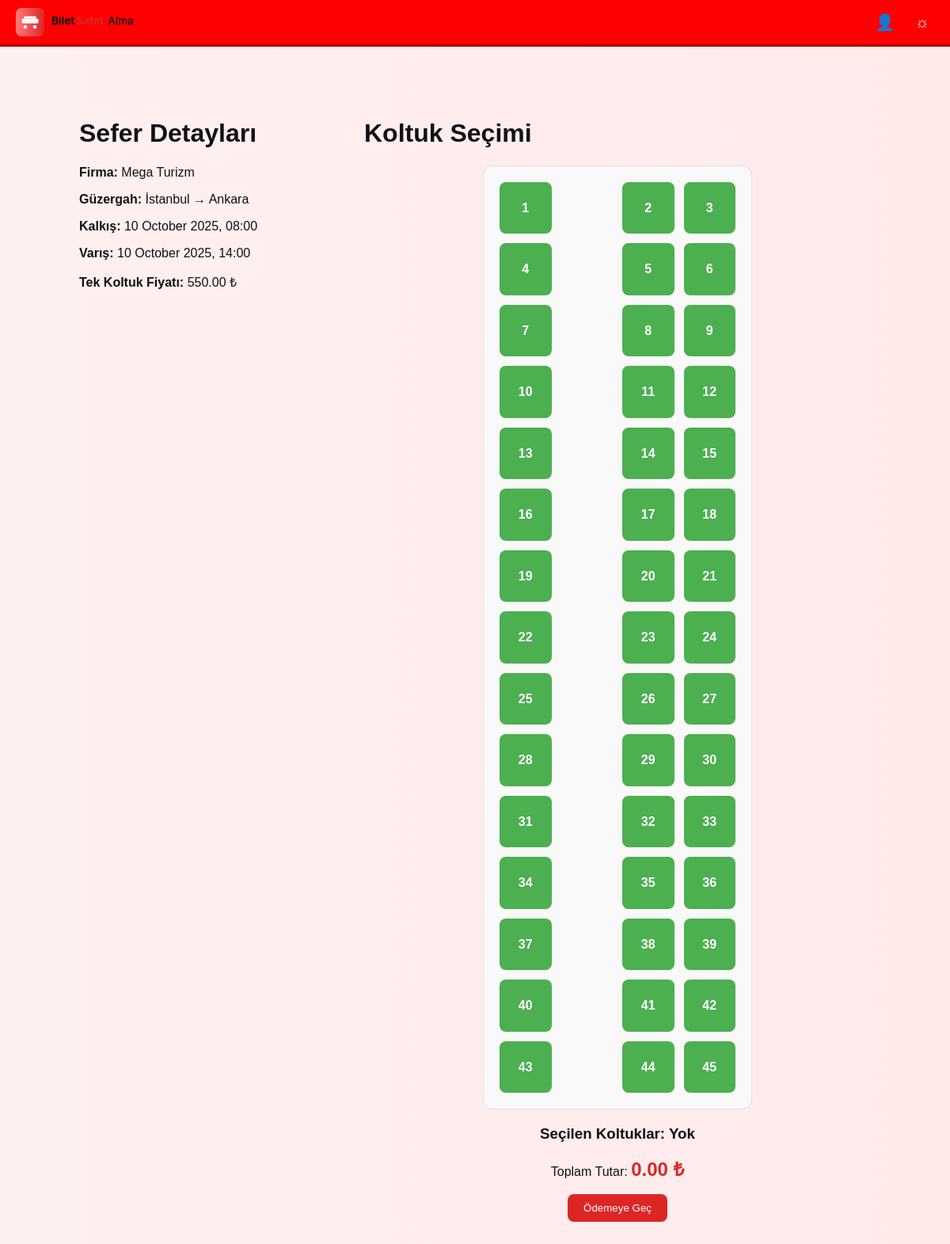
Page /sefer_detay.php?trip_id=TRP68f91e9806522 on the committed database.
### tables this page shows
CREATE TABLE Trips (
            id TEXT PRIMARY KEY,
            company_id TEXT NOT NULL,
            destination_city TEXT NOT NULL,   
            arrival_time DATETIME NOT NULL,
            departure_time DATETIME NOT NULL,
            departure_city TEXT NOT NULL,
            price REAL NOT NULL,
            capacity INT NOT NULL,
            created_date TIMESTAMP DEFAULT CURRENT_TIMESTAMP,
            FOREIGN KEY(company_id) REFERENCES Bus_Company(id) ON DELETE CASCADE
        );

CREATE TABLE Bus_Company (
            id TEXT PRIMARY KEY,
            name TEXT UNIQUE NOT NULL,
            logo_path TEXT,
            created_at TIMESTAMP DEFAULT CURRENT_TIMESTAMP
        );

### sefer_detay.php (the view, shortened to what this page needs)
<?php
$db = new PDO('sqlite:database.db');
$db->setAttribute(PDO::ATTR_ERRMODE, PDO::ERRMODE_EXCEPTION);
$trip_id = $_GET['trip_id'] ?? null;
try {
    $stmt_trip = $db->prepare("
        SELECT t.*, c.name AS company_name
        FROM Trips t
        JOIN Bus_Company c ON t.company_id = c.id
        WHERE t.id = :trip_id
    ");
    $stmt_trip->execute([':trip_id' => $trip_id]);
    $trip = $stmt_trip->fetch(PDO::FETCH_ASSOC);
    $stmt_seats = $db->prepare("
        SELECT bs.seat_number
        FROM Booked_Seats bs
        JOIN Tickets t ON bs.ticket_id = t.id
        WHERE t.trip_id = :trip_id AND t.status = 'active'
    ");
    $stmt_seats->execute([':trip_id' => $trip_id]);
    $booked_seats = $stmt_seats->fetchAll(PDO::FETCH_COLUMN);
} catch (PDOException $e) {
    die("Veritabanı hatası: " . $e->getMessage());
}
$total_seats = $trip['capacity'];
?>
<!DOCTYPE html>
<html lang="tr">
<head>
    <link rel="stylesheet" href="assets/style.css">
    <link rel="stylesheet" href="assets/sefer_detay.css">
</head>
<body class="<?= (isset($_COOKIE['theme']) && $_COOKIE['theme'] === 'dark') ? 'dark' : '' ?>">
<?php include __DIR__ . '/partials/navbar.php'; ?>
<div class="container">
    <div class="seat-selection-container">
        <div class="trip-details">
            <h1>Sefer Detayları</h1>
            <p><strong>Firma:</strong> <?= htmlspecialchars($trip['company_name']) ?></p>
            <p><strong>Güzergah:</strong> <?= htmlspecialchars($trip['departure_city']) ?> → <?= htmlspecialchars($trip['destination_city']) ?></p>
            <p><strong>Kalkış:</strong> <?= date('d F Y, H:i', strtotime($trip['departure_time'])) ?></p>
            <p><strong>Varış:</strong> <?= date('d F Y, H:i', strtotime($trip['arrival_time'])) ?></p>
            <p><strong>Tek Koltuk Fiyatı:</strong> <?= number_format($trip['price'], 2) ?> ₺</p>
        </div>
        <div class="seat-map-container">
            <h1>Koltuk Seçimi</h1>
            <form id="booking-form" action="payment.php" method="POST">
                <div class="seat-map">
                    <?php
                    $seat_number = 1;
                    while ($seat_number <= $total_seats) {
                        $is_booked = in_array($seat_number, $booked_seats);
                        echo '<div class="seat ' . ($is_booked ? 'booked' : 'empty') . '" data-seat-number="' . $seat_number . '">' . $seat_number . '</div>';
                        $seat_number++;
                        echo '<div class="aisle-space"></div>';
                        for ($i = 0; $i < 2; $i++) {
                            if ($seat_number <= $total_seats) {
                                $is_booked = in_array($seat_number, $booked_seats);
                                echo '<div class="seat ' . ($is_booked ? 'booked' : 'empty') . '" data-seat-number="' . $seat_number . '">' . $seat_number . '</div>';
                                $seat_number++;
                            } else {
                                echo '<div class="aisle-space"></div>';
                            }
                        }
                    }
                    ?>
                </div>
                <div class="summary">
                    <h3>Seçilen Koltuklar: <span id="selected-seats-display">Yok</span></h3>
                    <p>Toplam Tutar: <strong id="total-price-display">0.00 ₺</strong></p>
                    <button class="btn" type="submit" id="submit-button" disabled>Ödemeye Geç</button>
                </div>
            </form>
        </div>
    </div>
</div>
</body>
</html>

### assets/style.css (style rules this page uses)
body { font-family: 'Arial', sans-serif; margin: 0; padding: 0; background: linear-gradient(to right, #fff0f0, #ffeaea); color: #111; transition: all 0.3s ease; }
.container { width: 90%; max-width: 1000px; margin: 20px auto; }

### assets/sefer_detay.css (style rules this page uses)
.container { max-width: 1000px; margin: 50px auto; padding: 20px; }
.seat-selection-container { display: flex; flex-wrap: wrap; gap: 40px; }
.trip-details { flex: 1; min-width: 300px; }
.seat-map-container { flex: 2; min-width: 340px; }
.seat-map { display: grid; grid-template-columns: repeat(4, 1fr); gap: 12px; max-width: 340px; margin: 20px auto; padding: 20px; border-radius: 12px; border: 1px solid #ddd; background-color: #f9f9f9; box-sizing: border-box; }
.seat, .aisle-space { aspect-ratio: 1 / 1; display: flex; justify-content: center; align-items: center; border-radius: 8px; font-weight: bold; color: white; transition: all 0.2s ease; user-select: none; }
.aisle-space { background-color: transparent; }
.seat { cursor: pointer; }
.seat.empty { background-color: #4caf50; }
.summary { text-align: center; margin-top: 20px; }
.summary h3 { margin-bottom: 5px; }
#total-price-display { color: #dc2626; font-size: 24px; }
.btn { padding: 10px 20px; background-color: #dc2626; border: none; color: white; border-radius: 8px; cursor: pointer; }

### rows in the picture
trips: company.name "Mega Turizm", departure_city "İstanbul", destination_city "Ankara", departure_time "10 October 2025, 08:00", arrival_time "10 October 2025, 14:00", price "550.00"
